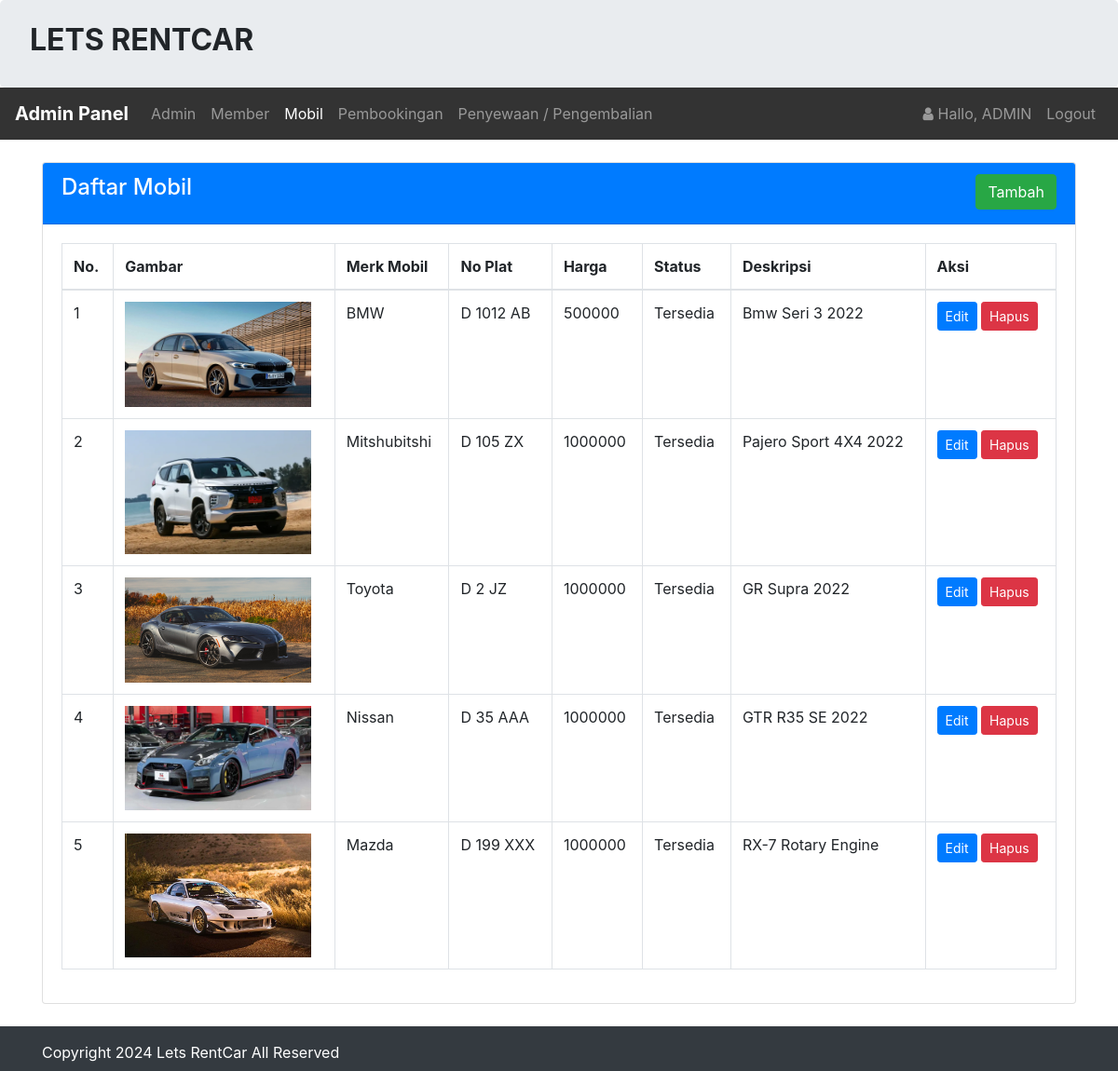
The app's page /admin/mobil/mobil.php (signed in) with its own data.
### tables this page shows
CREATE TABLE `infoweb` (
  `id` int(11) NOT NULL,
  `nama_rental` varchar(255) DEFAULT NULL,
  `telp` varchar(15) DEFAULT NULL,
  `alamat` text DEFAULT NULL,
  `email` varchar(255) DEFAULT NULL,
  `no_rek` text DEFAULT NULL,
  `updated_at` timestamp NOT NULL DEFAULT current_timestamp()
);

CREATE TABLE `user` (
  `id_login` int(11) NOT NULL,
  `nama_pengguna` varchar(255) NOT NULL,
  `username` varchar(255) NOT NULL,
  `password` varchar(255) NOT NULL,
  `level` varchar(255) NOT NULL
);

CREATE TABLE `mobil` (
  `id_mobil` int(11) NOT NULL,
  `no_plat` varchar(255) NOT NULL,
  `merk` varchar(255) NOT NULL,
  `harga` int(255) NOT NULL,
  `deskripsi` varchar(255) NOT NULL,
  `status` varchar(255) NOT NULL,
  `gambar` text NOT NULL
);

### koneksi/koneksi.php (called while the page is built, shortened)
<?php
    $user = 'root';
    $pass = '';
    $koneksi = new PDO("mysql:host=localhost;dbname=letsrentcar", $user, $pass);
    $url = "http://localhost/rental_mobil-master/";
    $sql_web = "SELECT * FROM infoweb WHERE id = 1";
    $row_web = $koneksi->prepare($sql_web);
    $row_web->execute();
    $info_web = $row_web->fetch(PDO::FETCH_OBJ);
?>

### admin/mobil/mobil.php (the view, shortened to what this page needs)
<?php
    require '../../koneksi/koneksi.php';
    $title_web = 'Daftar Mobil';
    include '../header.php';
?>
<br>
<div class="container">
    <div class="card">
        <div class="card-header text-white bg-primary">
            <h4 class="card-title">
                Daftar Mobil
                <div class="float-right">
                    <a class="btn btn-success" href="tambah.php" role="button">Tambah</a>
                </div>
            </h4>
        </div>
        <div class="card-body">
            <div class="table-responsive">
                <table class="table table-bordered">
                    <thead>
                        <tr>
                            <th>No.</th>
                            <th>Gambar</th>
                            <th>Merk Mobil</th>
                            <th>No Plat</th>
                            <th>Harga</th>
                            <th>Status</th>
                            <th>Deskripsi</th>
                            <th>Aksi</th>
                        </tr>
                    </thead>
                    <tbody>
                        <?php
                            $sql = "SELECT *FROM mobil ORDER BY id_mobil ASC";
                            $row = $koneksi->prepare($sql);
                            $row->execute();
                            $hasil = $row->fetchAll();
                            $no = 1;
                            foreach($hasil as $isi)
                            {
                        ?>
                        <tr>
                            <td><?php echo $no;?></td>
                            <td><img src="../../assets/image/<?php echo $isi['gambar'];?>" class="img-fluid" style="width:200px;"></td>
                            <td><?php echo $isi['merk'];?></td>
                            <td><?php echo $isi['no_plat'];?></td>
                            <td><?php echo $isi['harga'];?></td>
                            <td><?php echo $isi['status'];?></td>
                            <td><?php echo $isi['deskripsi'];?></td>
                            <td>
                                <a class="btn btn-primary btn-sm" href="edit.php?id=<?php echo $isi['id_mobil'];?>" role="button">Edit</a>
                                <a class="btn btn-danger  btn-sm" href="proses.php?aksi=hapus&id=<?= $isi['id_mobil'];?>&gambar=<?= $isi['gambar'];?>" role="button">Hapus</a>
                            </td>
                        </tr>
                        <?php $no++; }?>
                    </tbody>
                </table>
            </div>
        </div>
    </div>
</div>
<?php  include '../footer.php';?>

### admin/header.php (shortened to what this page needs)
<?php
    $id_login = $_SESSION['USER']['id_login'];
    $row = $koneksi->prepare("SELECT * FROM user WHERE id_login=?");
    $row->execute(array($id_login));
    $hasil_login = $row->fetch();
?>
<!doctype html>
<html lang="en">
  <head>
    <link rel="stylesheet" href="<?php echo $url;?>assets/css/bootstrap.css" >
    <link rel="stylesheet" href="<?php echo $url;?>assets/css/font-awesome.css" >
  </head>
  <body>
    <div class="jumbotron pt-4 pb-4">
        <div class="row">
            <div class="col-sm-8">
                <h2><b style="text-transform:uppercase;"><?= $info_web->nama_rental;?> </b></h2>
            </div>
        </div>
    </div>
    <nav class="navbar navbar-expand-lg navbar-dark" style="background-color: #333;">
        <a class="navbar-brand" href="<?php echo $url;?>admin/"><b>Admin Panel</b></a>
        <div class="collapse navbar-collapse" id="collapsibleNavId">
            <ul class="navbar-nav mr-auto mt-2 mt-lg-0">
                <li class="nav-item <?php if($title_web == 'Dashboard'){ echo 'active';}?>">
                    <a class="nav-link" href="<?php echo $url;?>admin/">Admin <span class="sr-only">(current)</span></a>
                </li>
                <li class="nav-item <?php if($title_web == 'User'){ echo 'active';}?>">
                    <a class="nav-link" href="<?php echo $url;?>admin/user/index.php">Member</a>
                </li>
                <li class="nav-item <?php if($title_web == 'Daftar Mobil'){ echo 'active';}?>
                <?php if($title_web == 'Tambah Mobil'){ echo 'active';}?>
                <?php if($title_web == 'Edit Mobil'){ echo 'active';}?>">
                    <a class="nav-link" href="<?php echo $url;?>admin/mobil/mobil.php">Mobil</a>
                </li>
                <li class="nav-item <?php if($title_web == 'Daftar Booking'){ echo 'active';}?>
                <?php if($title_web == 'Konfirmasi'){ echo 'active';}?>">
                    <a class="nav-link" href="<?php echo $url;?>admin/booking/booking.php">Pembookingan</a>
                </li>
                <li class="nav-item <?php if($title_web == 'Peminjaman'){ echo 'active';}?>">
                    <a class="nav-link" href="<?php echo $url;?>admin/peminjaman/peminjaman.php">Penyewaan / Pengembalian</a>
                </li>
            </ul>
            <ul class="navbar-nav my-2 my-lg-0">
                <li class="nav-item">
                    <a class="nav-link" href="#">
                        <i class="fa fa-user"> </i> Hallo, <?php echo $hasil_login['nama_pengguna'];?>
                    </a>
                </li>
                <li class="nav-item">
                    <a class="nav-link" onclick="return confirm('Apakah anda ingin logout ?');" href="<?php echo $url;?>admin/logout.php">Logout</a>
                </li>
            </ul>
        </div>
    </nav>

### admin/footer.php (shortened to what this page needs)
    <div class="footer mt-4 bg-dark text-white pt-3 pb-2">
      <div class="container">
        Copyright <?= date('Y');?> <?= $info_web->nama_rental;?> All Reserved
      </div>
    </div>
  </body>
</html>

### records on screen
infoweb: nama_rental "LETS RENTCAR", nama_rental "Lets RentCar"
user: nama_pengguna "ADMIN"
mobil: gambar (picture), merk "BMW", no_plat "D 1012 AB", harga "500000", status "Tersedia", deskripsi "Bmw Seri 3 2022"
mobil: gambar (picture), merk "Mitshubitshi", no_plat "D 105 ZX", harga "1000000", status "Tersedia", deskripsi "Pajero Sport 4X4 2022"
mobil: gambar (picture), merk "Toyota", no_plat "D 2 JZ", harga "1000000", status "Tersedia", deskripsi "GR Supra 2022"
mobil: gambar (picture), merk "Nissan", no_plat "D 35 AAA", harga "1000000", status "Tersedia", deskripsi "GTR R35 SE 2022"
mobil: gambar (picture), merk "Mazda", no_plat "D 199 XXX", harga "1000000", status "Tersedia", deskripsi "RX-7 Rotary Engine"
